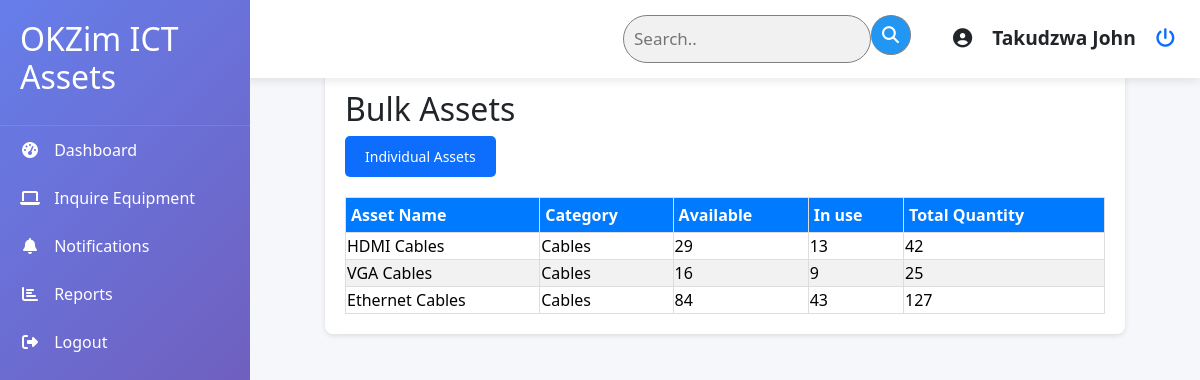
The app's page /asset_management/bulk_assets/ (signed in), older data.
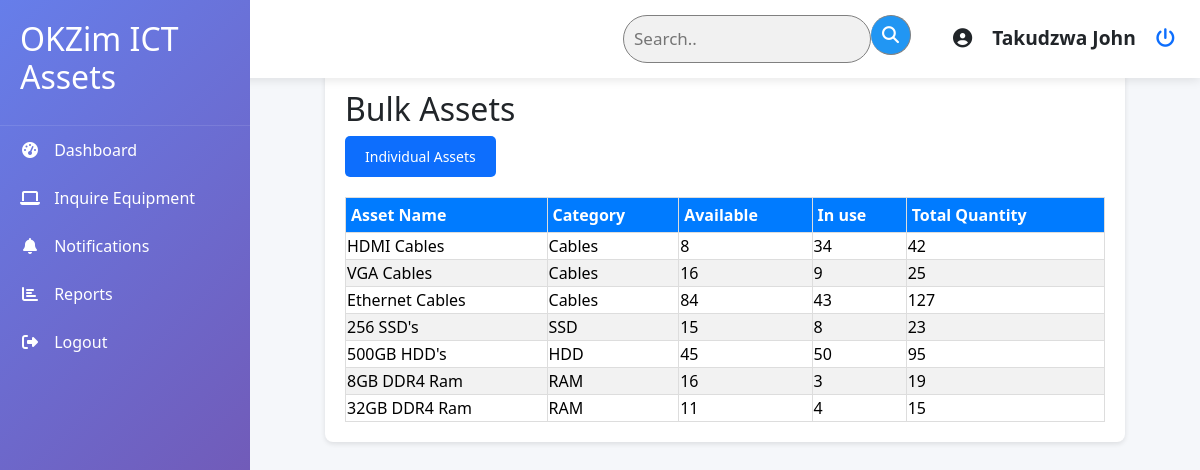
The same page, newer data.
### asset_management/models.py (models this page shows, shortened)
class BulkAsset(models.Model):
    TRANSFER_STATUS = [
        ("PROCESSING", "PROCESSING"),
        ("RECEIVED", "RECEIVED"),
    ]
    name = models.CharField(max_length=200)
    category = models.ForeignKey(AssetCategory, on_delete=models.PROTECT)
    available_quantity = models.PositiveIntegerField(default=0)
    in_use_quantity = models.PositiveIntegerField(default=0)
    depleted_quantity = models.PositiveIntegerField(default=0)
    purchase_date = models.DateField()
    vendor = models.ForeignKey(Vendor, on_delete=models.PROTECT)
    status = models.CharField(
        max_length=20,
        choices=[
            ("AVAILABLE", "Available"),
            ("IN USE", "In Use"),
            ("DEPLETED", "Depleted"),
        ],
        default="AVAILABLE",
    )
    assigned_department = models.ForeignKey(
        Department, on_delete=models.PROTECT, related_name="bulk_assets", null=True, blank=True
    )
    assigned_branch = models.ForeignKey(
        Branch, on_delete=models.PROTECT, related_name="bulk_assets", null=True, blank=True
    )
    transfer_status = models.CharField(choices=TRANSFER_STATUS, default="RECEIVED")
    @property
    def total_quantity(self):
        return self.in_use_quantity + self.available_quantity

class AssetCategory(models.Model):
    name = models.CharField(max_length=100)
    def __str__(self):
        return self.name
    class Meta:
        verbose_name_plural = "Asset Categories"

### asset_management/views.py (the view)
# urls.py: path('asset_management/bulk_assets/', views.bulk_assets, name='bulk_assets'),
@login_required
def bulk_assets(request):
    form = BulkAssetForm()
    bulk_assets = BulkAsset.objects.all()
    context = {
        "form": form,
        "bulk_assets": bulk_assets,
    }
    return render(request, "assets/bulk_assets.html", context)

### asset_management/forms.py
class BulkAssetForm(forms.ModelForm):
    class Meta:
        model = BulkAsset
        fields = [
            "name", "category", "purchase_date",
            "vendor", "status"
        ]
        widgets = {
            "name": forms.TextInput(attrs={"class": "form-control"}),
            "category": forms.Select(attrs={"class": "form-control"}),
            "purchase_date": forms.DateInput(attrs={
                "class": "form-control",
                "type": "date"
            }),
            "vendor": forms.Select(attrs={"class": "form-control"}),
            "status": forms.Select(attrs={"class": "form-control"}),
        }

### asset_management/templates/assets/bulk_assets.html (shortened to what this page needs)
{% extends 'base.html' %}
{% load static %}
{% block content %}
<div class="container">
    <h2>Bulk Assets</h2>
    <a href="{% url 'individual_assets' %}" class="button-link">Individual Assets</a>
    <table class="styled-table">
        <thead>
            <tr>
                <th>Asset Name</th>
                <th>Category</th>
                <th>Available</th>
                <th>In use</th>
                <th>Total Quantity</th>
            </tr>
        </thead>
        <tbody>
            {% for bulk_asset in bulk_assets %}
            <tr>
                <td><a href="{% url 'bulk_asset_detail' bulk_asset.pk %}" class="link">{{ bulk_asset.name }}</a></td>
                <td><a href="{% url 'bulk_asset_detail' bulk_asset.pk %}" class="link">{{ bulk_asset.category }}</a></td>
                <td><a href="{% url 'bulk_asset_detail' bulk_asset.pk %}" class="link">{{ bulk_asset.available_quantity }}</a></td>
                <td><a href="{% url 'bulk_asset_detail' bulk_asset.pk %}" class="link">{{ bulk_asset.in_use_quantity }}</a></td>
                <td><a href="{% url 'bulk_asset_detail' bulk_asset.pk %}" class="link">{{ bulk_asset.total_quantity }}</a></td>
            </tr>
            {% endfor %}
        </tbody>
    </table>
</div>
{% endblock %}

### asset_management/templates/base.html (shortened to what this page needs)
{% load static %}
<!DOCTYPE html>
<html lang="en">
<head>
    <link rel="stylesheet" href="https://cdn.jsdelivr.net/npm/bootstrap@5.3.0/dist/css/bootstrap.min.css">
    <link rel="stylesheet" href="https://cdnjs.cloudflare.com/ajax/libs/font-awesome/6.4.0/css/all.min.css">
    <link rel="stylesheet" href="{% static 'styles/css/global_styles.css' %}">
    <link rel="stylesheet" href="{% static 'styles/css/dashboard.css' %}">
    <link rel="stylesheet" href="{% static 'styles/css/asset_transfer.css' %}">
    <link rel="stylesheet" href="{% static 'styles/css/asset_management.css' %}">
    <link rel="stylesheet" href="{% static 'styles/css/notifications.css' %}">
    <link rel="stylesheet" href="{% static 'styles/css/reports.css' %}">
    <link rel="stylesheet" href="{% static 'styles/css/asset_detail.css' %}">
</head>
<body>
    <div class="dashboard-container">
        {% include 'partials/sidebar.html' %}
        <div class="main-content">
            {% include 'partials/header.html' %}
            <main>
                {% block content %}{% endblock %}
            </main>
        </div>
    </div>
</body>
</html>

### asset_management/templates/partials/sidebar.html (shortened to what this page needs)
<div class="sidebar">
    <div class="sidebar-header">
        <h2>OKZim ICT Assets</h2>
    </div>
    <ul class="sidebar-menu">
        <li>
            <a href="{% url 'dashboard' %}" class="active">
                <i class="fas fa-tachometer-alt"></i>
                Dashboard
            </a>
        </li>
        <li>
            <a href="{% url 'inquire_asset' %}">
                <i class="fas fa-laptop"></i>
                Inquire Equipment
            </a>
        </li>
        <li>
            <a href="{% url 'notifications_list' %}">
                <i class="fa-solid fa-bell"></i>
                Notifications
            </a>
        </li>
        <li>
            <a href="{% url 'asset_reports' %}">
                <i class="fas fa-chart-bar"></i>
                Reports
            </a>
        </li>
        <li class="logout">
            <a onclick="document.getElementById('id01').style.display='block'" style="cursor: pointer;">
                <i class="fa-solid fa-right-from-bracket"></i>
                Logout
            </a>
        </li>
    </ul>
</div>

### asset_management/templates/partials/header.html
<div class="header">
    <form class="example" action="action_page.php">
        <input type="text" placeholder="Search.." name="search">
        <button type="submit"><i class="fa fa-search"></i></button>
    </form>
    <div class="user-profile">
        <div>
            <i class="fas fa-user-circle"></i>
        </div>
        <div class="user-info">
            <div class="user-name">{{ request.user.get_full_name }}</div>
        </div>
        <a href="{% url 'logout' %}" class="logout-btn">
            <i class="fa-solid fa-power-off"></i>
        </a>
    </div>
</div>

### static/styles/css/global_styles.css (style rules this page uses)
.link { color: black; text-decoration: none; }
.button-link { display: block; width: fit-content; padding: 10px 20px; font-size: 14px; text-align: center; text-decoration: none; color: white; background-color: #0d6efd; border-radius: 5px; border: none; cursor: pointer; }

### static/styles/css/dashboard.css (style rules this page uses)
:root { --primary: #0056b3; --secondary: #e67e22; --light: #f8f9fa; --dark: linear-gradient(135deg, #667eea 0%, #764ba2 100%);; --success: #28a745; --danger: #dc3545; }
body { font-family: 'Segoe UI', Tahoma, Geneva, Verdana, sans-serif; margin: 0; background-color: #f5f7fa; }
.dashboard-container { display: flex; min-height: 100vh; }
.sidebar { width: 250px; height: 100vh; background: var(--dark); color: white; padding: 20px 0; transition: all 0.3s; position: fixed; z-index: 10; }
.sidebar-header { padding: 0 20px 20px; font-size: 40px; border-bottom: 1px solid rgba(255,255,255,0.1); }
.sidebar-menu { list-style: none; padding: 0; }
.sidebar-menu li a { color: white; padding: 12px 20px; display: block; text-decoration: none; transition: all 0.3s; }
.sidebar-menu li a i { margin-right: 10px; width: 20px; text-align: center; }
main { margin: 70px 0px 0px 250px; }
.main-content { flex: 1; }
.header { background: white; padding: 15px 25px; margin-left: 300px; box-shadow: 0 2px 10px rgba(0,0,0,0.1); display: flex; justify-content: end; align-items: center; position: fixed; right: 0px; width: 100vw; z-index: 5; gap: 20px; }
.user-profile { font-size: 1.2rem; display: flex; align-items: center; gap: 20px; }
.user-info { font-weight: 600; }
form.example input[type=text] { padding: 10px; font-size: 17px; border: 1px solid grey; float: left; width: 80%; background: #f1f1f1; border-radius: 50px; }
form.example button { float: left; padding: 0px; width: 40px; height: 40px; border-radius: 50%; background: #2196F3; color: white; font-size: 17px; border: 1px solid grey; border-left: none; cursor: pointer; }
form.example::after { content: ""; clear: both; display: table; }
* { box-sizing: border-box }

### static/styles/css/asset_transfer.css (style rules this page uses)
.container { max-width: 800px; margin: auto; background: white; padding: 20px; border-radius: 8px; box-shadow: 0 2px 5px rgba(0, 0, 0, 0.1); }
input[type="text"], select, textarea { width: 100%; padding: 12px; border: 1px solid #ccc; border-radius: 4px; box-sizing: border-box; resize: vertical; }
.container { border-radius: 5px; background-color: #f2f2f2; padding: 20px; }

### static/styles/css/asset_management.css (style rules this page uses)
.styled-table { width: 100%; border-collapse: collapse; margin-top: 20px; }
.styled-table th, .styled-table td { border: 1px solid #ddd; text-align: left; }
.styled-table th { background-color: #007bff; padding: 5px; color: white; }
.styled-table tr:nth-child(even) { background-color: #f2f2f2; }

### static/styles/css/notifications.css (style rules this page uses)
.container { max-width: 800px; margin: auto; background: white; padding: 20px; border-radius: 8px; box-shadow: 0 2px 5px rgba(0, 0, 0, 0.1); }

Row changes from the older to the newer data that the page shows:
changed BulkAsset "HDMI Cables": available_quantity "29" → "8"; in_use_quantity "13" → "34"
added BulkAsset: name "256 SSD's", category "SSD", available_quantity "15", in_use_quantity "8", total_quantity "23"
added BulkAsset: name "500GB HDD's", category "HDD", available_quantity "45", in_use_quantity "50", total_quantity "95"
added BulkAsset: name "8GB DDR4 Ram", category "RAM", available_quantity "16", in_use_quantity "3", total_quantity "19"
added BulkAsset: name "32GB DDR4 Ram", category "RAM", available_quantity "11", in_use_quantity "4", total_quantity "15"
